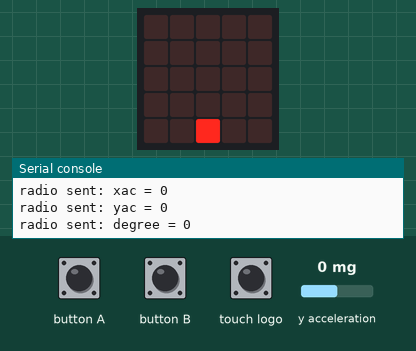
This program was run on a simulated BBC micro:bit (MakeCode). On the bench: the board's 5×5 LED display, the last lines printed to the serial console. The test bench sets the inputs (shaded band); at power-on: y acceleration 0 mg. No radio messages arrive unless stated (any console line starting 'radio sent:' is added by the test bench).

Above: at 2.6 s.
2.7 s: y acceleration set to -1440 mg
At 3.7 s:
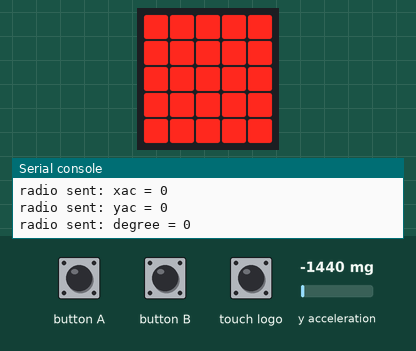
4.2 s: y acceleration set to -750 mg
At 4.6 s:
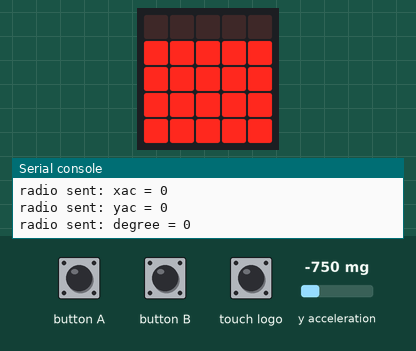
7.3 s: y acceleration set to 0 mg
At 8.2 s:
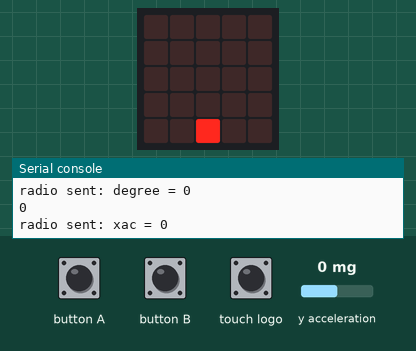
8.8 s: y acceleration set to 750 mg
At 9.9 s:
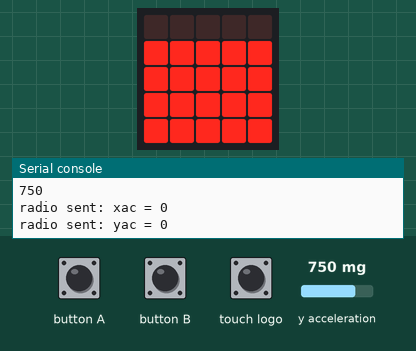
Timing chart, 0 to 11.3 s (numbered marks = the images above; inputs shaded):
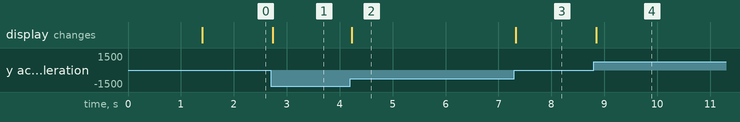

Measured:
- after the input at 2.7 s, the display: changes at once (image 1)
- after the input at 4.2 s, the display: changes at once (image 2)
- after the input at 7.3 s, the display: changes at once (image 3)
- after the input at 8.8 s, the display: changes at once (image 4)

The program:

main.ts
```typescript
input.onButtonPressed(Button.A, function () {
    送信するかしないか = 1
})
input.onButtonPressed(Button.B, function () {
    送信するかしないか = 0
})
input.onLogoEvent(TouchButtonEvent.Pressed, function () {
    if (light2 == 0) {
        light2 = 1
    } else {
        light2 = 0
    }
    radio.sendValue("light", light2)
})
let degree = 0
let y_ac = 0
let x_ac = 0
let accabs = 0
let 送信するかしないか = 0
let light2 = 0
light2 = 0
radio.setGroup(1)
basic.showLeds(`
    # . # . #
    # # # . #
    # . # . #
    # . # # #
    # . # . #
    `)
basic.pause(1000)
basic.forever(function () {
    led.plotBarGraph(
    accabs,
    1024
    )
    accabs = input.acceleration(Dimension.Y)
    if (送信するかしないか == 1) {
        x_ac = input.acceleration(Dimension.X)
        y_ac = input.acceleration(Dimension.Y)
        degree = (1 - (pins.analogReadPin(AnalogPin.P0) - 312) / 711) * 180
        radio.sendValue("xac", x_ac)
        radio.sendValue("yac", y_ac)
        radio.sendValue("degree", degree)
    } else {
        radio.sendValue("xac", 0)
        radio.sendValue("yac", 0)
        radio.sendValue("degree", 0)
    }
})
```

test.ts
```typescript
// テストはここに来ます。このパッケージが拡張機能として使用されるときにはコンパイルされません。
```
